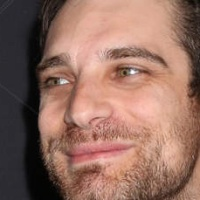
#> input picture dataset/Buggy/Buggy_1.jpg, 200 x 200 px; its folder holds only this picture in this run
$ python main.py
#> lines starting #> are read from the running program, lines starting #| are printed output that depends on the picture
import cv2
import numpy as np
import os
import random

haar_path = os.path.join(
    "haarcascade",
    "haarcascade_frontalface_default.xml"
)
haar_cascade = cv2.CascadeClassifier(haar_path)

if haar_cascade.empty():
    print("Failed to load Haar Cascade")
else:
    print("Haar Cascade ready")

recognizer = cv2.face.LBPHFaceRecognizer_create()

def split_dataset():
    train_data = []
    test_data = []

    # set random seed supaya hasil suffle konsisten
    random.seed(42)

    # Ambil semua folder person di dalam dataset
    persons = sorted(os.listdir("dataset"))

    for person in persons:
        person_path = os.path.join("dataset", person)

        if not os.path.isdir(person_path):
            continue

        # Ambil semua gambar milik person
        images = []

        for filename in sorted(os.listdir(person_path)):
            if filename.lower().endswith((".jpg", ".jpeg", ".png")):
                image_path = os.path.join(person_path, filename)
                images.append(image_path)

        # Randomize gambar untuk setiap person
        random.shuffle(images)

        # Hitung 80%
        split_index = int(len(images) * 0.8)

        # Array slicing (80% train, 20% test)
        train_images = images[:split_index]
        test_images = images[split_index:]

        # Simpan path + nama person
        for image in train_images:
            train_data.append((image, person))

        for image in test_images:
            test_data.append((image, person))

        print(f"{person}:")
        print(f"  Total : {len(images)}")
        print(f"  Train : {len(train_images)}")
        print(f"  Test  : {len(test_images)}")
#> pass 2 of the loop in split_dataset, `for person in persons:`:

    print("\nDATASET SPLIT")
    print(f"Total training data : {len(train_data)}")
    print(f"Total testing data  : {len(test_data)}")

    return train_data, test_data

def detect_face(image_path):
#> called with image_path = 'dataset/Buggy/Buggy_1.jpg'
    image = cv2.imread(image_path)
#> image is the input picture: shape (200, 200, 3); mean B, G, R 96.6, 109.4, 146.2
    if image is None:
        return None
    gray = cv2.cvtColor(image, cv2.COLOR_BGR2GRAY)
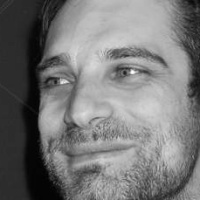
#> gray: shape (200, 200); min 1, max 254, mean 118.9
    faces = haar_cascade.detectMultiScale(gray, scaleFactor=1.03, minNeighbors=4)
#> faces = [[10, 17, 166, 166]]

    # Skip gambar jika wajah tidak terdeteksi
    if len(faces) == 0:
        return None

    largest_face = max(faces, key=lambda rect: rect[2] * rect[3])
#> largest_face = [10, 17, 166, 166]

    x, y, w, h = largest_face
#> x = 10; y = 17; w = 166; h = 166
    face_region = gray[y:y+h, x:x+w]
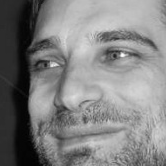
#> face_region: shape (166, 166); min 1, max 254, mean 129.2

    return face_region

# Train Model
def train_model(face_region_train):
    if len(face_region_train) == 0:
        print("No training faces available.")
        return

    # Ubah nama person ke label numerik
    person_names = sorted(set(person for _, person in face_region_train))
    label_map = {
        person: label for label, person in enumerate(person_names)
    }

    faces = []
    labels = []

    for face_region, person in face_region_train:
        # Pastikan gambar dalam format grayscale
        if len(face_region.shape) == 3:
            face_region = cv2.cvtColor(
                face_region,
                cv2.COLOR_BGR2GRAY
            )
        # LBPH perlu gambar grayscale berukuran konsisten
        face = cv2.resize(face_region, (200, 200))
        faces.append(face)
        labels.append(label_map[person])

    recognizer.train(
        faces,
        np.array(labels, dtype=np.int32)
    )

    os.makedirs("model", exist_ok=True)

    # Simpan trained model
    recognizer.save(os.path.join("model", "nakama_model.yml"))

    # Simpan mapping label
    np.save(
        os.path.join("model", "nakama_labels.npy"),
        np.array(person_names)
    )

    print("Model training completed.")
    print(f"Total training faces: {len(faces)}")
    print(f"Total people recognized: {len(person_names)}")
    print("Model saved to model/nakama_model.yml")

def menu_one():
    train_data, test_data = split_dataset()

    face_region_train = []
    face_region_test = []
    failed_detections = []

    for image_path, person in train_data:
        face_region = detect_face(image_path)
        if face_region is not None:
            face_region_train.append((face_region, person))
        else:
            failed_detections.append((image_path, person))

    for image_path, person in test_data:
        face_region = detect_face(image_path)
        if face_region is not None:
            face_region_test.append((face_region, person))
        else:
            failed_detections.append((image_path, person))
#> pass 2 of the loop in menu_one, `for image_path, person in test_data:`:
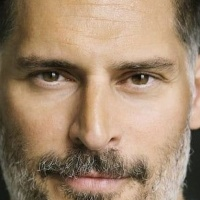
#> input picture dataset/Crocodile/Crocodile_1.jpg, 200 x 200 px
#> in detect_face, image is the input picture: shape (200, 200, 3); mean B, G, R 110.6, 135.2, 160.5
#> in detect_face (call 2), `gray = cv2.cvtColor(image, cv2.COLOR_BGR2GRAY)`:
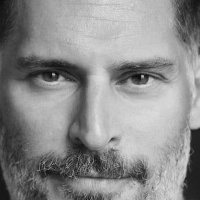
#> gray: shape (200, 200); min 7, max 231, mean 139.9
#> faces = [[7, 8, 179, 179]]
#> largest_face = [7, 8, 179, 179]
#> x = 7; y = 8; w = 179
#> in detect_face (call 2), `face_region = gray[y:y+h, x:x+w]`:
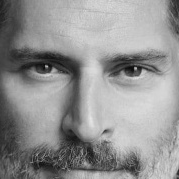
#> face_region: shape (179, 179); min 7, max 231, mean 146.3

    for image_path, person in failed_detections:
        print(f"Failed to detect face in {image_path} for person {person}")

    train_model(face_region_train)


menu_one()
